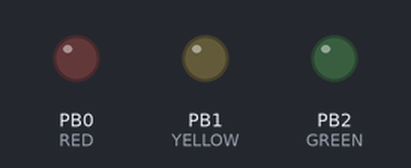
The program below on a simulated ATtiny85, built with avr-gcc and run on an emulated ATtiny85. Shown: output pins drawn as LEDs (lit = HIGH).

Above: at 1.0 s.
At 7.0 s:
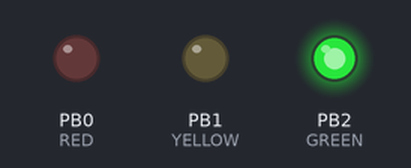
At 18.0 s:
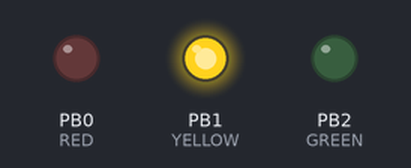
At 25.0 s:
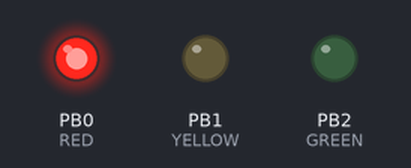
At 31.0 s:
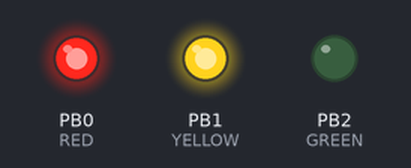
Timing chart, 0 to 39.1 s (numbered marks = the images above):
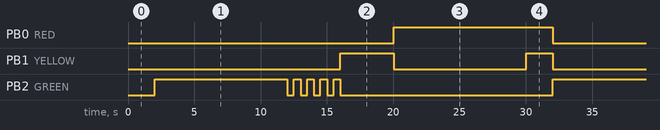

The program:

main.cpp
```cpp
#include <Arduino.h>

#define RED    0
#define YELLOW 1
#define GREEN  2
#define MODE   9


#define TIME_CONSTANT 500
#define LOOP_DELAY TIME_CONSTANT / 25

#define MODE_NORMAL   0
#define MODE_BLINKING 1
#define MODE_START 0
#define MODE_END 1

struct trafficLightState
{
  uint16_t duration;
  uint16_t red;
  uint16_t yellow;
  uint16_t green;
};

trafficLightState TRAFFIC_LIGHT_MODES[] = {

  /*
   * Normaler Modus
   * ***************** */

  //GRÜN

   { .duration = 20, .red = LOW, .yellow = LOW, .green = HIGH},

  //GRÜN Blinken
   { .duration = 1,  .red = LOW, .yellow = LOW, .green = LOW},
   { .duration = 1,  .red = LOW, .yellow = LOW, .green = HIGH},
   { .duration = 1,  .red = LOW, .yellow = LOW, .green = LOW},
   { .duration = 1,  .red = LOW, .yellow = LOW, .green = HIGH},
   { .duration = 1,  .red = LOW, .yellow = LOW, .green = LOW},
   { .duration = 1,  .red = LOW, .yellow = LOW, .green = HIGH},
   { .duration = 1,  .red = LOW, .yellow = LOW, .green = LOW},
   { .duration = 1,  .red = LOW, .yellow = LOW, .green = HIGH},

  //GELB

   { .duration = 8, .red = LOW, .yellow = HIGH, .green = LOW},

  //ROT

   { .duration = 20, .red = HIGH, .yellow = LOW, .green = LOW},

  //GELB-ROT

   { .duration = 4, .red = HIGH, .yellow = HIGH, .green = LOW},


  /*
   * Gelb Blinken Modus
   * ***************** */

  { .duration = 1,  .red = LOW, .yellow = HIGH, .green = LOW},
  { .duration = 1,  .red = LOW, .yellow = LOW, .green = LOW}

};

#define MAX_MODES 2

int LIGHT_STATE_RANGE[2][2] = { {0, 12}, {12, 14} };
int lightState = 0;
int lastEvent = 0;
int mode = 0;

uint8_t modeButtonState = HIGH;

void initializeLights()
{
 //Setzen der LEDs für das rote, gelbe und Grüne Ampellicht
  pinMode(RED, OUTPUT);
  pinMode(YELLOW, OUTPUT);
  pinMode(GREEN, OUTPUT);
  digitalWrite(RED, LOW);
  digitalWrite(YELLOW, LOW);
  digitalWrite(GREEN, LOW);
}

void switchMode(int newmode)
{
  /*
  digitalWrite(GREEN,HIGH); delay(250);
  digitalWrite(GREEN,LOW); delay(250);
  digitalWrite(GREEN,HIGH); delay(250);
  digitalWrite(GREEN,LOW); delay(250);
  */

  mode = (newmode >= MAX_MODES) ? 0 : newmode;

  //letzten Zeitstempel initialisieren
  lastEvent = 0;
  lightState = LIGHT_STATE_RANGE[mode][MODE_END] - 1;

  initializeLights();
}

void setup()
{
  //sethen des Druckknopfes um den Modus der Ampel zu ändern
  pinMode(MODE, OUTPUT);
  digitalWrite(MODE, HIGH);
  pinMode(MODE, INPUT);
  digitalWrite(MODE, HIGH);

  switchMode(1);
}

void loop()
{
  // put your main code here, to run repeatedly:
  int current = millis();
  if ((TRAFFIC_LIGHT_MODES[lightState].duration * TIME_CONSTANT) <= abs(current-lastEvent))
  {
    //digitalWrite(YELLOW,HIGH); delay(250);
    //digitalWrite(YELLOW,LOW); delay(250);
    ++lightState;
    lightState = (lightState >= LIGHT_STATE_RANGE[mode][MODE_END])
               ? LIGHT_STATE_RANGE[mode][MODE_START]
               : lightState;

    lastEvent = current;

    digitalWrite(RED, TRAFFIC_LIGHT_MODES[lightState].red);
    digitalWrite(YELLOW, TRAFFIC_LIGHT_MODES[lightState].yellow);
    digitalWrite(GREEN, TRAFFIC_LIGHT_MODES[lightState].green);
  }


  int button = digitalRead(MODE);
  if ((LOW == button) && (HIGH == modeButtonState))
  {
    //digitalWrite(RED,HIGH); delay(1000);
    //digitalWrite(RED,LOW); delay(250);
    switchMode(mode +1);

  }
  else if (LOW == button)
  {
    //digitalWrite(YELLOW,HIGH); delay(250);
    //digitalWrite(YELLOW,LOW); delay(250);
  }

  modeButtonState = button;

  delay(LOOP_DELAY);
}
```

Measured:
- by itself, PB0 (RED): alternates HIGH for 12.0 s and LOW for 18.0 s
- by itself, PB1 (YELLOW): repeats every 30.0 s: LOW 10.0 s, HIGH 2.0 s, LOW 14.0 s, HIGH 4.0 s
- by itself, PB2 (GREEN): repeats every 30.0 s: 4 × (LOW 0.50 s, HIGH 0.50 s), LOW 16.0 s, HIGH 10.0 s
